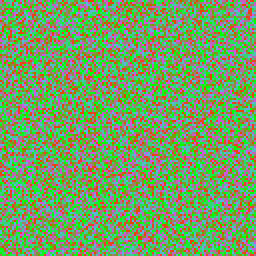
#> input picture assets/gifplayer/fixtures/fulltable.gif, 128 x 128 px (shown 2 times larger)
$ python make_fixtures.py
#> lines starting #> are read from the running program, lines starting #| are printed output that depends on the picture
"""Write the GIF player's test fixtures and Pillow's verdict on every frame.

Run from the repo root:

    uv run --no-project --with pillow python assets/gifplayer/fixtures/make_fixtures.py

Each fixture is tiny and exercises one way a GIF can be put together. Pillow is
the reference: for every frame it reports `seek(i); convert("RGBA")`, the
composited picture, which the decoder must reproduce pixel for pixel. A pixel
with alpha 0 is normalised to 0,0,0,0 because its colour is meaningless and the
two decoders are free to disagree about it.

`offset.gif` and `interlaced.gif` are written by hand, because Pillow's writer
will not make them: it always writes a full-size first frame and a local palette
per frame, and it drops `interlace=True`. They are "uncompressed" GIFs: LZW with
a clear code often enough that the codes never grow.

`noise.gif` and `fulltable.gif` are where the codes DO grow: noise fills the
4096-entry table, so the codes reach 12 bits, and then what happens next is up
to the writer. Pillow clears and starts again (noise.gif). Other writers keep
going on the full table with no clear, every code 12 bits and no new entries;
`fulltable.gif` does that by hand in its first frame and clears in its second.
Every real book GIF is big enough to fill the table, and none of the small
fixtures above ever did.
"""
import hashlib
import json
import struct
from pathlib import Path

from PIL import Image, ImageDraw

HERE = Path(__file__).resolve().parent
W, H = 32, 24


def scene(i, n, w=W, h=H, bg=(240, 236, 228)):
    """A square sliding right over a fixed bar: most of each frame is
    unchanged, so an optimising writer emits small deltas."""
#> called with i = 0, n = 6, w = 32, h = 24, bg = (240, 236, 228)
    im = Image.new("RGB", (w, h), bg)
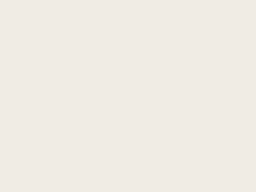
#> im: PIL image 32x24 RGB (shown 8 times larger); mean R, G, B 240, 236, 228
    d = ImageDraw.Draw(im)
    d.rectangle([0, h - 4, w - 1, h - 1], fill=(40, 60, 90))
    x = 2 + i * (w - 10) // max(n - 1, 1)
    d.rectangle([x, 4, x + 6, 10], fill=(200 - 20 * i, 80, 30 + 25 * i))
    return im


def frames(n, **kw):
    return [scene(i, n, **kw) for i in range(n)]


def save(name, ims, **kw):
#> called with name = 'delta.gif'
    ims[0].save(HERE / name, save_all=True, append_images=ims[1:], **kw)
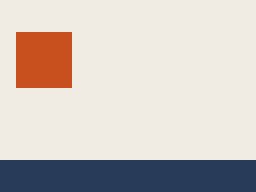
#> saved as delta.gif: PIL image 32x24 RGB (shown 8 times larger); mean R, G, B 204.1, 196.7, 192.4


# --- the hand-written GIF -------------------------------------------------

def _lzw_uncompressed(indices, min_code_size):
    """LZW that never builds a table: emit a clear code before the table would
    grow past the starting width, so every code is min_code_size+1 bits."""
#> called with min_code_size = 2
    clear, end = 1 << min_code_size, (1 << min_code_size) + 1
    width = min_code_size + 1
    # after a clear the first code adds no table entry and each later one
    # adds one; stop one short of the entry that would widen the codes
    room = (1 << width) - (end + 1)
    codes = [clear]
    since = 0
    for v in indices:
        if since == room:
            codes.append(clear)
            since = 0
        codes.append(v)
        since += 1
#> this loop made 48 passes
#> since on passes 1 to 12: 1, 2, 1, 2, 1, 2, 1, 2, 1, 2, 1, 2
#> after the loop, codes = 72 values, max 4 at index 0, min 1 at index 1, mean 2; since = 2
    codes.append(end)
    out, acc, nbits = bytearray(), 0, 0
    for c in codes:
        acc |= c << nbits
        nbits += width
        while nbits >= 8:
            out.append(acc & 0xFF)
            acc >>= 8
            nbits -= 8
#> this loop made 73 passes
#> c on passes 1, 3, 5, 6, 7, 8, 9, 10, 11, 12, 13, 14: 4, 1, 1, 1, 4, 1, 1, 4, 1, 1, 4, 1
#> after the loop, acc = 5; nbits = 3
    if nbits:
        out.append(acc & 0xFF)
    blocks = bytearray()
    for i in range(0, len(out), 255):
        chunk = out[i:i + 255]
        blocks += bytes([len(chunk)]) + chunk
#> this loop made 1 pass
    return bytes([min_code_size]) + bytes(blocks) + b"\x00"


def _lzw(indices, min_code_size, *, clear_when_full):
    """Real LZW, to the 4096-entry table and past it. A decoder adds an entry
    for every code but the first after a clear, one code behind the encoder,
    so the k-th code since a clear is as wide as `end + k` needs, capped at 12
    bits. With a full table, clear_when_full clears and starts again; without,
    the encoder carries on with the entries it has."""
    clear, end = 1 << min_code_size, (1 << min_code_size) + 1
    codes, filled = [], 0

    def emit(code, k):
        codes.append((code, min(12, (end + k).bit_length())))

    table, nxt, k = {(i,): i for i in range(clear)}, end + 1, 0
    codes.append((clear, min_code_size + 1))
    w = (indices[0],)
    for v in indices[1:]:
        wv = w + (v,)
        if wv in table:
            w = wv
            continue
        emit(table[w], k)
        k += 1
        if nxt < 4096:
            table[wv] = nxt
            nxt += 1
        else:
            filled += 1
            if clear_when_full:
                codes.append((clear, 12))
                table, nxt, k = {(i,): i for i in range(clear)}, end + 1, 0
        w = (v,)
    emit(table[w], k)
    emit(end, k + 1)
    # a fixture for the full table has to reach it, and go on past it
    assert filled > (0 if clear_when_full else 1000), f"full for {filled} codes"
    out, acc, nbits = bytearray(), 0, 0
    for c, width in codes:
        acc |= c << nbits
        nbits += width
        while nbits >= 8:
            out.append(acc & 0xFF)
            acc >>= 8
            nbits -= 8
    if nbits:
        out.append(acc & 0xFF)
    blocks = bytearray()
    for i in range(0, len(out), 255):
        chunk = out[i:i + 255]
        blocks += bytes([len(chunk)]) + chunk
    return bytes([min_code_size]) + bytes(blocks) + b"\x00"


def _noise(n, seed):
    """n palette indices in 0..15, the same on every run."""
    x, out = seed, []
    for _ in range(n):
        x = (x * 1103515245 + 12345) & 0x7FFFFFFF
        out.append((x >> 16) & 15)
    return out


SIDE = 128
PAL16 = bytes(v for i in range(16) for v in (i * 16, 255 - i * 13, (i * 37) % 256))


def fulltable_gif():
    """Two 128x128 frames of 16-colour noise (96x96 never fills the table).
    The first keeps going on a full table with no clear code; the second
    clears when the table fills."""
    w = h = SIDE
    body = b""
    for seed, clear_when_full in ((7, False), (11, True)):
        gce = b"\x21\xF9\x04" + struct.pack("<BHB", 1 << 2, 10, 0) + b"\x00"
        desc = b"\x2C" + struct.pack("<HHHHB", 0, 0, w, h, 0)
        body += gce + desc + _lzw(_noise(w * h, seed), 4,
                                  clear_when_full=clear_when_full)
    head = b"GIF89a" + struct.pack("<HHBBB", w, h, 0x80 | 0x03, 0, 0) + PAL16
    ext = b"\x21\xFF\x0BNETSCAPE2.0\x03\x01" + struct.pack("<H", 0) + b"\x00"
    return head + ext + body + b"\x3B"


def noise_gif_frames():
    ims = []
    for seed in (3, 5):
        im = Image.new("P", (SIDE, SIDE))
        im.putpalette(PAL16)
        im.putdata(_noise(SIDE * SIDE, seed))
        ims.append(im)
    return ims


def _frame(x, y, w, h, pixels, *, delay, disposal, transparent=None,
           interlace=False):
    flags = (disposal << 2) | (1 if transparent is not None else 0)
    gce = b"\x21\xF9\x04" + struct.pack("<BHB", flags, delay, transparent or 0) + b"\x00"
    if interlace:
        rows = [pixels[r * w:(r + 1) * w] for r in range(h)]
        order = [r for start, step in ((0, 8), (4, 8), (2, 4), (1, 2))
                 for r in range(start, h, step)]
        pixels = [v for r in order for v in rows[r]]
    desc = b"\x2C" + struct.pack("<HHHHB", x, y, w, h, 0x40 if interlace else 0)
    return gce + desc + _lzw_uncompressed(pixels, 2)
#> the loop in _lzw_uncompressed (call 2), `for v in indices:` made 12 passes
#> (v, since) on passes 1, 2, 4, 5, 6, 7, 8, 9, 10, 11, 12: (2, 1), (0, 2), (2, 2), (2, 1), (0, 2), (2, 1), (2, 2), (2, 1), (0, 2), (2, 1), (2, 2)
#> the loop in _lzw_uncompressed (call 2), `for c in codes:` made 19 passes
#> c on passes 1, 3, 5, 6, 7, 8, 9, 10, 11, 12, 13, 14: 4, 0, 2, 2, 4, 2, 0, 4, 2, 2, 4, 2
#> the loop in _lzw_uncompressed (call 2), `for i in range(0, len(out), 255):` made 1 pass


def _gif(sw, sh, body, *, loop=True):
    # palette: 0 transparent, 1 sand, 2 navy, 3 rust
    pal = bytes([0, 0, 0, 240, 236, 228, 40, 60, 90, 200, 80, 30])
    head = b"GIF89a" + struct.pack("<HHBBB", sw, sh, 0x80 | 0x01, 0, 0) + pal
    ext = b"\x21\xFF\x0BNETSCAPE2.0\x03\x01" + struct.pack("<H", 0) + b"\x00"
    return head + (ext if loop else b"") + body + b"\x3B"


def offset_gif():
    """Screen 12x10, one global palette, no local tables. Frame 0 covers only
    the middle, so the rest of the screen must stay transparent. Frame 1 draws
    a patch with disposal 3, so it must be gone again in frame 2. Frame 2
    draws rust with disposal 2, so frame 3 shows a transparent hole there."""
    body = b""
    body += _frame(2, 2, 8, 6, [1] * 48, delay=10, disposal=1, transparent=0)
    body += _frame(3, 3, 4, 3, [2, 0, 2, 2] * 3, delay=10, disposal=3, transparent=0)
    body += _frame(6, 5, 3, 3, [3] * 9, delay=10, disposal=2, transparent=0)
    body += _frame(0, 0, 2, 2, [2] * 4, delay=10, disposal=1, transparent=0)
    return _gif(12, 10, body)


def interlaced_gif():
    """Two interlaced 16x16 frames. Every row differs from its neighbours, so
    a row put back in the wrong place changes the picture."""
    rows = [[1 + (r + c) % 3 for c in range(16)] for r in range(16)]
#> rows = 16 items
    flat = [v for row in rows for v in row]
#> flat = 256 values, max 3 at index 2, min 1 at index 0, mean 2
    body = _frame(0, 0, 16, 16, flat, delay=10, disposal=1, interlace=True)
    shifted = [1 + (v % 3) for v in flat]
#> shifted = 256 values, max 3 at index 1, min 1 at index 2, mean 2
    body += _frame(0, 0, 16, 16, shifted, delay=10, disposal=1, interlace=True)
    return _gif(16, 16, body)


def main():
    save("delta.gif", frames(6), duration=60, loop=0)
    save("dispose2.gif", frames(5), duration=60, loop=0, disposal=2, transparency=0)
    # the first frame keeps (1): Pillow and browsers disagree about a first
    # frame with disposal 3 (decode.test.js pins the browsers' reading)
    save("dispose3.gif", frames(5), duration=60, loop=0, disposal=[1, 3, 3, 3, 3])
    save("once.gif", frames(4), duration=60)
    save("fast.gif", frames(4), duration=10, loop=0)
    (HERE / "offset.gif").write_bytes(offset_gif())
    (HERE / "interlaced.gif").write_bytes(interlaced_gif())
    save("noise.gif", noise_gif_frames(), duration=100, loop=0)
#> after the loop in noise_gif_frames, `for seed in (3, 5):`:
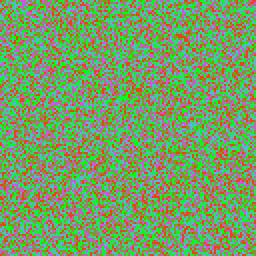
#> im: PIL image 128x128 P (shown 2 times larger); mean R, G, B 120.5, 157.1, 101.9
#> in save (call 6), `ims[0].save(HERE / name, save_all=True, append_images=ims[1:], **kw)`:
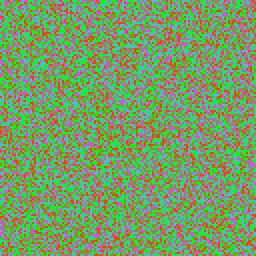
#> saved as noise.gif: PIL image 128x128 P (shown 2 times larger); mean R, G, B 119.7, 157.7, 101.7
    (HERE / "fulltable.gif").write_bytes(fulltable_gif())
    # the hand-written LZW is only a fixture if it says what it means to:
    # Pillow must read back exactly the noise that went in
    ft = Image.open(HERE / "fulltable.gif")
#> ft is the input picture: PIL image 128x128 P; mean R, G, B 119, 158.4, 101.5
    for i, seed in enumerate((7, 11)):
        ft.seek(i)
        got = ft.convert("RGB").tobytes()
        want = b"".join(PAL16[3 * v:3 * v + 3] for v in _noise(SIDE * SIDE, seed))
        assert got == want, f"fulltable.gif frame {i} does not decode to its source"
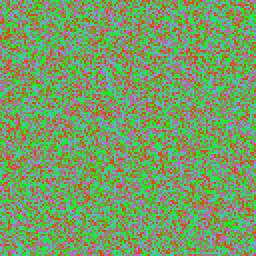
#> ft: PIL image 128x128 RGB (shown 2 times larger); mean R, G, B 119.7, 157.7, 101.7

    expected = {}
    for path in sorted(HERE.glob("*.gif")):
        im = Image.open(path)
        delays, hashes = [], []
        for i in range(im.n_frames):
            im.seek(i)
            delays.append(im.info.get("duration", 0))
            rgba = bytearray(im.convert("RGBA").tobytes())
            for p in range(0, len(rgba), 4):
                if rgba[p + 3] == 0:
                    rgba[p:p + 4] = b"\x00\x00\x00\x00"
            hashes.append(hashlib.sha256(rgba).hexdigest())
        expected[path.name] = {
            "width": im.width, "height": im.height,
            "loop": im.info.get("loop"), "delays": delays, "frames": hashes}
#> pass 2 of the loop in main, `for path in sorted(HERE.glob("*.gif")):`:
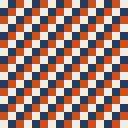
#> input picture assets/gifplayer/fixtures/interlaced.gif, 16 x 16 px (shown 8 times larger)
#> in main, im is the input picture: PIL image 16x16 P; mean R, G, B 160.3, 125.8, 116.4
#> after the loop in main, `for i in range(im.n_frames):`:
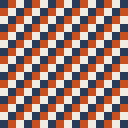
#> im: PIL image 16x16 RGB (shown 8 times larger); mean R, G, B 159.5, 125.1, 115.9
    (HERE / "expected.json").write_text(json.dumps(expected, indent=1) + "\n")


if __name__ == "__main__":
    main()
